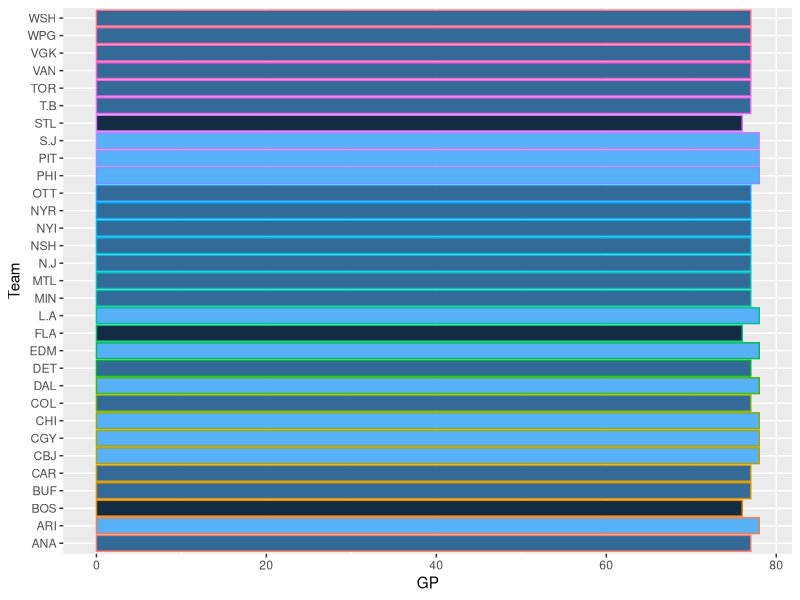

This chart was generated by the following R code:
#' ---
#' title: "Bar Chart for NHL Stats - from Corsica"
#' author: Robert Papel
#' date: March 30, 2018
#' output: github_document
#' ---

#' **Libraries**

library(ggfortify)
library(tibble)
library(ggplot2)
library(ggrepel)
library(dplyr)
library(tidytext)

#' **CSV file**

Teams <- read.csv("team_stats_2018-03-30.csv", header = TRUE , sep = "," , stringsAsFactors = FALSE)

#' **Bar Plot**

Plot <- ggplot(data = Teams, aes(x = Team, y = GP, fill = Team)) +
  geom_col(aes(fill = GP, color = Team), show.legend = FALSE) + 
  coord_flip()
 
Plot
